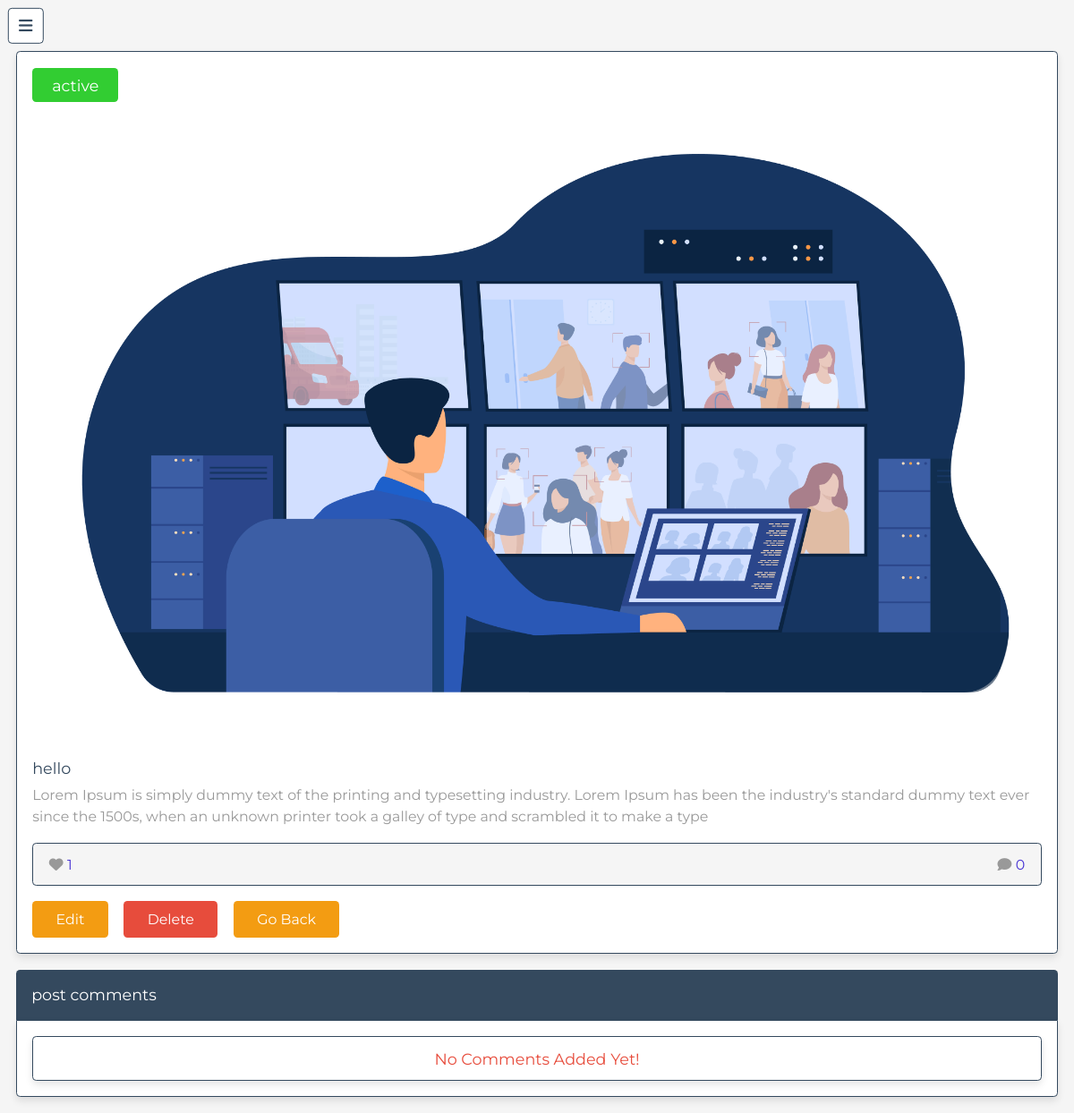
Before: /admin/read_post.php?post_id=4 (signed in) with the older database file.
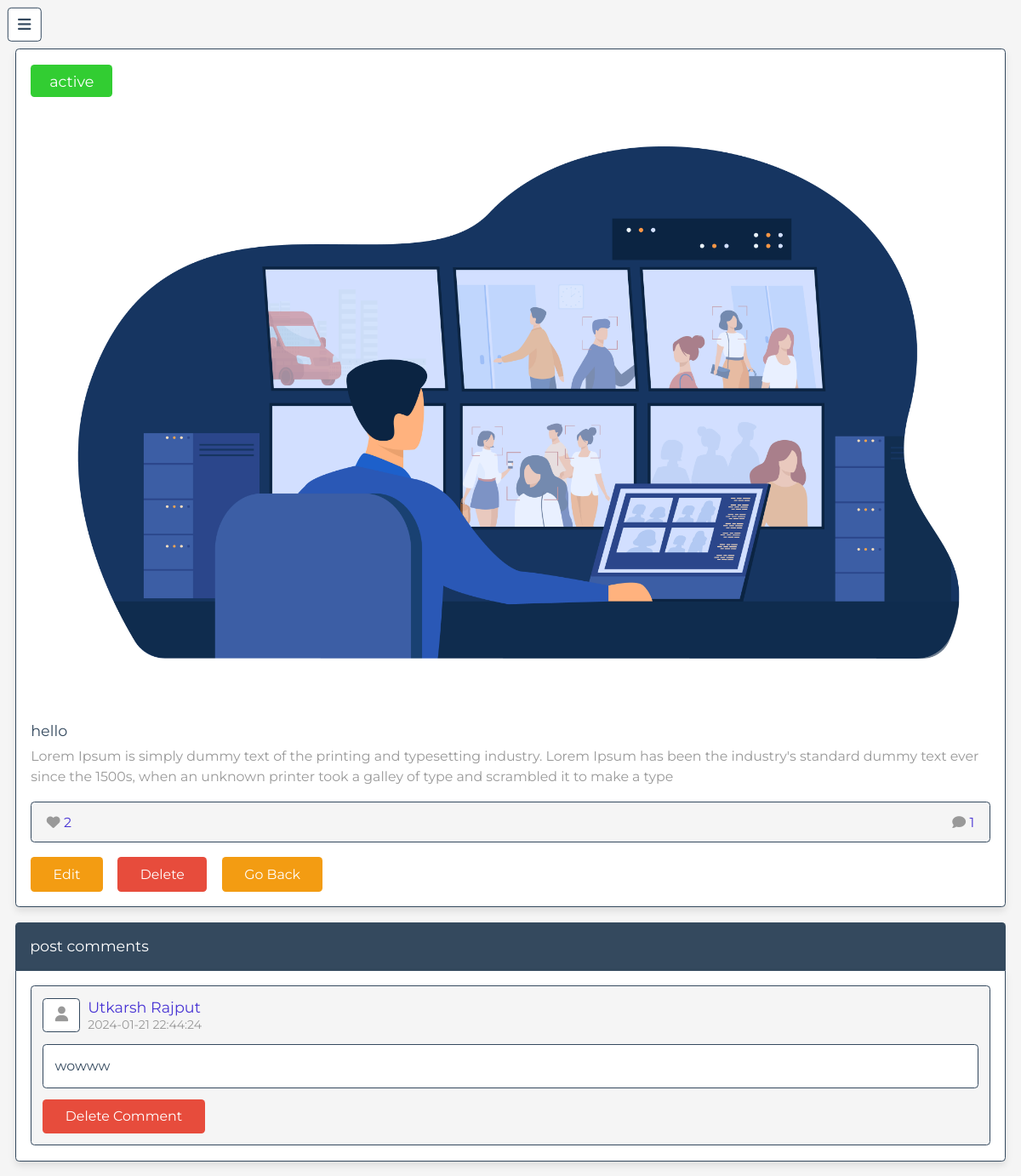
After: the same page with the newer database file.
### tables this page shows
CREATE TABLE IF NOT EXISTS `posts` (
  `id` int(100) NOT NULL AUTO_INCREMENT,
  `admin_id` int(100) NOT NULL,
  `name` varchar(100) NOT NULL,
  `title` varchar(100) NOT NULL,
  `content` varchar(10000) NOT NULL,
  `category` varchar(50) NOT NULL,
  `image` varchar(100) NOT NULL,
  `date` datetime NOT NULL DEFAULT CURRENT_TIMESTAMP,
  `status` varchar(10) NOT NULL,
  PRIMARY KEY (`id`)
);

CREATE TABLE IF NOT EXISTS `comments` (
  `id` int(100) NOT NULL AUTO_INCREMENT,
  `post_id` int(100) NOT NULL,
  `admin_id` int(100) NOT NULL,
  `user_id` int(100) NOT NULL,
  `user_name` varchar(50) NOT NULL,
  `comment` varchar(1000) NOT NULL,
  `date` datetime NOT NULL DEFAULT CURRENT_TIMESTAMP,
  PRIMARY KEY (`id`)
);

### admin/read_post.php (the view, shortened to what this page needs)
<?php
$admin_id = $_SESSION['admin_id'];
$get_id = $_GET['post_id'];
?>
<!DOCTYPE html>
<html lang="en">
<head>
   <link rel="stylesheet" href="https://cdnjs.cloudflare.com/ajax/libs/font-awesome/6.1.1/css/all.min.css">
   <link rel="stylesheet" href="../css/admin_style.css">
</head>
<body>
<?php include '../components/admin_header.php' ?>
<section class="read-post">
   <?php
      $select_posts = $conn->prepare("SELECT * FROM `posts` WHERE admin_id = ? AND id = ?");
      $select_posts->execute([$admin_id, $get_id]);
      if($select_posts->rowCount() > 0){
         while($fetch_posts = $select_posts->fetch(PDO::FETCH_ASSOC)){
            $post_id = $fetch_posts['id'];
            $count_post_comments = $conn->prepare("SELECT * FROM `comments` WHERE post_id = ?");
            $count_post_comments->execute([$post_id]);
            $total_post_comments = $count_post_comments->rowCount();
            $count_post_likes = $conn->prepare("SELECT * FROM `likes` WHERE post_id = ?");
            $count_post_likes->execute([$post_id]);
            $total_post_likes = $count_post_likes->rowCount();
   ?>
   <form method="post">
      <div class="status" style="background-color:<?php if($fetch_posts['status'] == 'active'){echo 'limegreen'; }else{echo 'coral';}; ?>;"><?= $fetch_posts['status']; ?></div>
      <?php if($fetch_posts['image'] != ''){ ?>
         <img src="../uploaded_img/<?= $fetch_posts['image']; ?>" class="image" alt="">
      <?php } ?>
      <div class="title"><?= $fetch_posts['title']; ?></div>
      <div class="content"><?= $fetch_posts['content']; ?></div>
      <div class="icons">
         <div class="likes"><i class="fas fa-heart"></i><span><?= $total_post_likes; ?></span></div>
         <div class="comments"><i class="fas fa-comment"></i><span><?= $total_post_comments; ?></span></div>
      </div>
      <div class="flex-btn">
         <a href="edit_post.php?id=<?= $post_id; ?>" class="inline-option-btn">edit</a>
         <button type="submit" name="delete" class="inline-delete-btn" onclick="return confirm('delete this post?');">delete</button>
         <a href="view_posts.php" class="inline-option-btn">go back</a>
      </div>
   </form>
   <?php
         }
      }else{
         echo '<p class="empty">no posts added yet! <a href="add_posts.php" class="btn" style="margin-top:1.5rem;">add post</a></p>';
      }
   ?>
</section>
<section class="comments" style="padding-top: 0;">
   <p class="comment-title">post comments</p>
   <div class="box-container">
   <?php
         $select_comments = $conn->prepare("SELECT * FROM `comments` WHERE post_id = ?");
         $select_comments->execute([$get_id]);
         if($select_comments->rowCount() > 0){
            while($fetch_comments = $select_comments->fetch(PDO::FETCH_ASSOC)){
      ?>
   <div class="box">
      <div class="user">
         <i class="fas fa-user"></i>
         <div class="user-info">
            <span><?= $fetch_comments['user_name']; ?></span>
            <div><?= $fetch_comments['date']; ?></div>
         </div>
      </div>
      <div class="text"><?= $fetch_comments['comment']; ?></div>
      <form action="" method="POST">
         <button type="submit" class="inline-delete-btn" name="delete_comment" onclick="return confirm('delete this comment?');">delete comment</button>
      </form>
   </div>
   <?php
         }
      }else{
         echo '<p class="empty">no comments added yet!</p>';
      }
   ?>
   </div>
</section>
</body>
</html>

Changed rows visible on the page:
computed for posts "active": total_post_likes "1" → "2"; total_post_comments "0" → "1"
added comments: user_name "Utkarsh Rajput", date "2024-01-21 22:44:24", comment "wowww"
Other visible differences:
text no longer shown: "No Comments Added Yet!"
